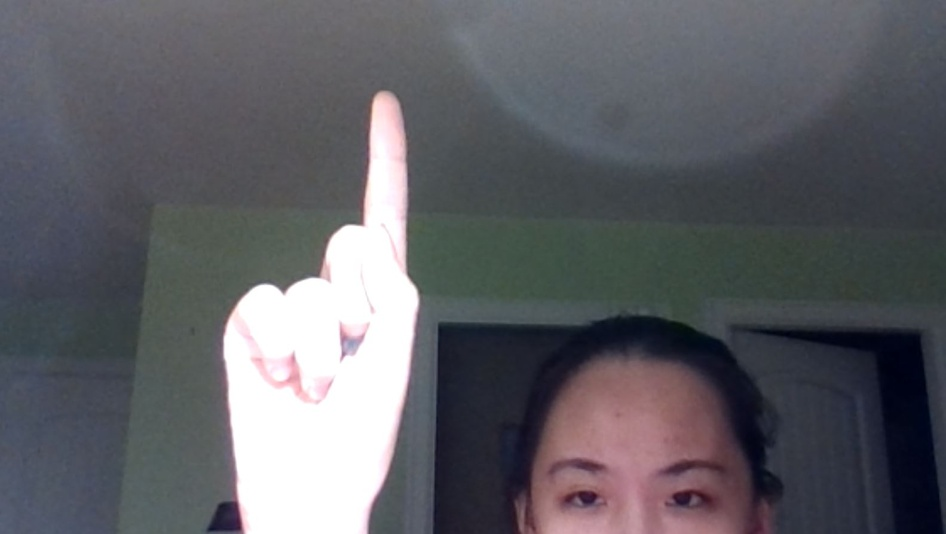
#> input picture detection_convex_hull/1.JPG, 946 x 534 px, shrunk from 1583 x 893 before the run, found by its file name
$ jupyter execute count_fingers_cleaner_all.ipynb   (shell and % lines are left out)
#> lines starting #> are read from the running program, lines starting #| are printed output that depends on the picture; after the words box and inside, x2 and y2 are one past the last pixel; in counts of white or black regions, pixels touching at a corner belong together
[cell 1]
import matplotlib.pyplot as plt
import numpy as np
from scipy.ndimage import gaussian_filter
import cv2
from scipy import spatial

[cell 2]
def binarize(gray_image, thresh_val):

    gray_copy = gray_image.copy()
    gray_copy = gaussian_filter(gray_copy, sigma=1)
    mask = gray_copy > thresh_val
    binary_image = mask.astype(np.uint8) * 255
    return binary_image

def label(binary_image):
    """ Function to labeled components in a binary image
        Uses a sequential labeling algorithm

        Args:
        - binary_image: binary image with multiple components to label

        Return:
        - lab_im: binary image with grayscale level as label of component
    """

    _, lab_im = cv2.connectedComponents(binary_image)
    return lab_im

# [7 lines left out: function process_triangle, not called in this run]

def process_hand(img_tri1):
    kernel = np.ones((25,25), dtype = 'uint8')
    image_dilate = cv2.dilate(img_tri1, kernel)

    blurred = gaussian_filter(image_dilate, sigma=3)
#     plt.imshow(blurred, cmap='gray')
    return blurred

def triangles(bin_img):
    blurred_img = process_hand(bin_img)
    plt.imshow(blurred_img, 'gray')
    points_x, points_y = np.where(blurred_img == 255)
    points = np.c_[ points_y, points_x ]

    hull = spatial.ConvexHull(points)

    plt.imshow(blurred_img)
    plt.plot(points[hull.vertices,0], points[hull.vertices,1], 'r--', lw=2)
    plt.plot(np.array([points[hull.vertices,0][-1], points[hull.vertices,0][0]]),
             np.array([points[hull.vertices,1][-1], points[hull.vertices,1][0]]), 'r--', lw=2)
    plt.show()

    outline = np.c_[ points[hull.vertices,0], points[hull.vertices,1] ]
    mask = np.zeros((bin_img.shape))
    mask = cv2.fillPoly(mask, [np.int32(outline)], (255, 255, 255))

    mask = mask != 255

    mask_int = mask.astype('int')
    out_img = blurred_img.copy()
    out_img[mask] = 0
    # plt.imshow(mask_int*255 - bin_img)
    # plt.colorbar()

    triangles = (mask_int*255 - bin_img) == 0
    img_tri = blurred_img.copy()
    out_tri = (mask_int*255 - bin_img) != 0
    img_tri[out_tri] = 255

    hull_points = np.zeros(bin_img.shape)

    for p1, p2 in zip(points[hull.vertices,0], points[hull.vertices,1]):
    #     print(p1,p2)
        hull_points = cv2.circle(hull_points,(p1,p2), 50, 255, -1)
#     plt.imshow(hull_points)

    return img_tri, hull_points


def detect_corners(blurred):
    dst = cv2.cornerHarris(blurred,10,3,0.08)
    dst = cv2.dilate(dst,None)
    r,c = np.where(dst>0.01*dst.max())

    c_img = np.zeros(blurred.shape)
    i = 0
    prev_pt = (0,0)
    for ri,ci in zip(r,c):
        if i == 0:
            prev_pt = (ci, ri)
            i += 1
            continue

        c_img = cv2.circle(c_img, (ci, ri), 8, 255, -1)
    img_points = label(c_img.astype('uint8'))
    return img_points

# [56 lines left out: functions acute_triangle, count_acute_triangles, not called in this run]
#     print(obtuse)

def is_on_hull(point, is_hull_points):
    if is_hull_points[point[1], point[0]]:
        return True
    return False

def finger_triangle(img_points, is_hull_points):
    num_hull = 0
    num_direction_change = 0
    prev_pt = np.array([0,0])
    numLabels = np.max(np.unique(img_points))
#     print(numLabels)
    temp_img = img_points.copy()
    if (numLabels == 0):
        return False
    for i in range(2, np.max(np.unique(img_points)) + np.max(np.unique(img_points)) - 1):
#         print('loop')
        if i == 2:
            rows, cols = np.where(img_points == 1)
            center_x = np.mean(cols).astype('int')
            center_y = np.mean(rows).astype('int')
            prev_pt1 = np.array([center_x, center_y])

            rows, cols = np.where(img_points == 2)
            center_x = np.mean(cols).astype('int')
            center_y = np.mean(rows).astype('int')
            prev_pt2 = np.array([center_x, center_y])

        index = (i % np.max(np.unique(img_points))) + 1
        rows, cols = np.where(img_points == index)
        center_x = np.mean(cols).astype('int')
        center_y = np.mean(rows).astype('int')
        curr_pt = np.array([center_x, center_y])

        if is_on_hull(prev_pt1, is_hull_points):
            num_hull += 1


        ba = curr_pt - prev_pt2
        bc = prev_pt1 - prev_pt2
        cosine_angle = np.dot(ba, bc) / (np.linalg.norm(ba) * np.linalg.norm(bc))
        angle = np.arccos(cosine_angle)
#         print(np.degrees(angle)    )
        thres = 20
        if not(np.degrees(angle) > 180 - thres and np.degrees(angle) < 180 + thres):
            num_direction_change += 1


        prev_pt1 = prev_pt2
        prev_pt2 = curr_pt

    if (num_direction_change >= 3 and num_hull >= 2):
        return True
    else:
        return False

def detect_fingers(img):
    gray_image = cv2.cvtColor(img, cv2.COLOR_BGR2GRAY)
    # from scipy.ndimage import gaussian_filter
    bin_img = binarize(gray_image, 200)
    img_tri, hull_points = triangles(bin_img)


    kernel = np.ones((10,10), dtype = 'uint8')
    image_dilate = cv2.dilate(img_tri, kernel)
    image_erode = cv2.erode(image_dilate, kernel)

    binary_image = cv2.bitwise_not(binarize(img_tri, 50))
    labeled_img = label(binary_image)

    plt.imshow(labeled_img)
    plt.show()


    numTri = 0
    is_hull_points = (hull_points.astype('uint8')/255).astype('bool')
    for i in np.unique(labeled_img)[1:]:

        img_tri1 = labeled_img.copy()
        img_tri1 = img_tri1 == i
        img_tri1 = img_tri1.astype('uint8')* 255

        img_points = detect_corners(img_tri1)

        if finger_triangle(img_points, is_hull_points):
            numTri += 1
    print('number of fingers is', numTri + 1)

[cell 3]
img_names = ['1.jpg', '2.jpg', '3.jpg', '4.jpg', '4.2.jpg', '5.jpg']

for img_n in img_names:

    img1 = cv2.imread(img_n, cv2.IMREAD_COLOR)
#> img1 is the input picture: shape (534, 946, 3); mean B, G, R 100.7, 95.2, 94.9
    img1 = cv2.cvtColor(img1, cv2.COLOR_BGR2RGB)
    plt.imshow(img1)
    plt.show()

    detect_fingers(img1)
#> in detect_fingers, `gray_image = cv2.cvtColor(img, cv2.COLOR_BGR2GRAY)`:
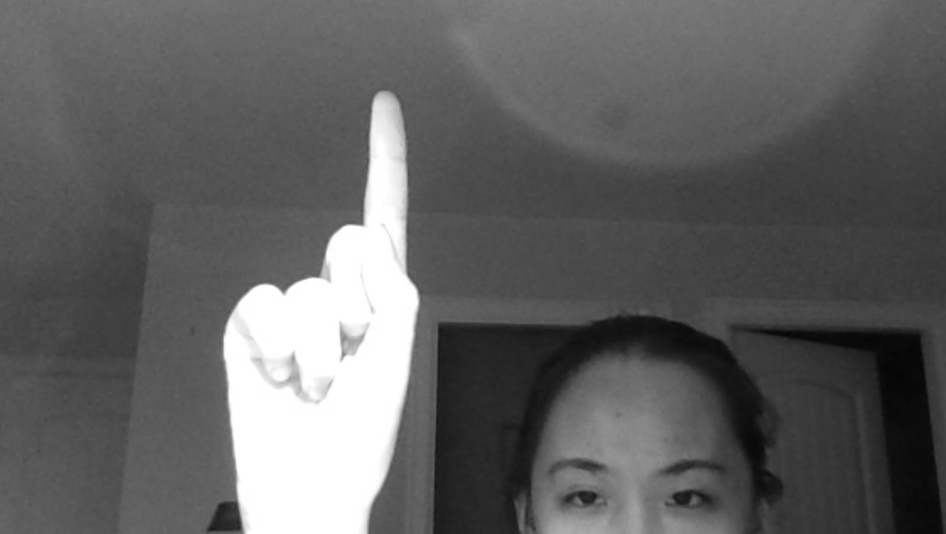
#> gray_image: shape (534, 946); min 4, max 255, mean 96.8
#> in binarize, `mask = gray_copy > thresh_val`:
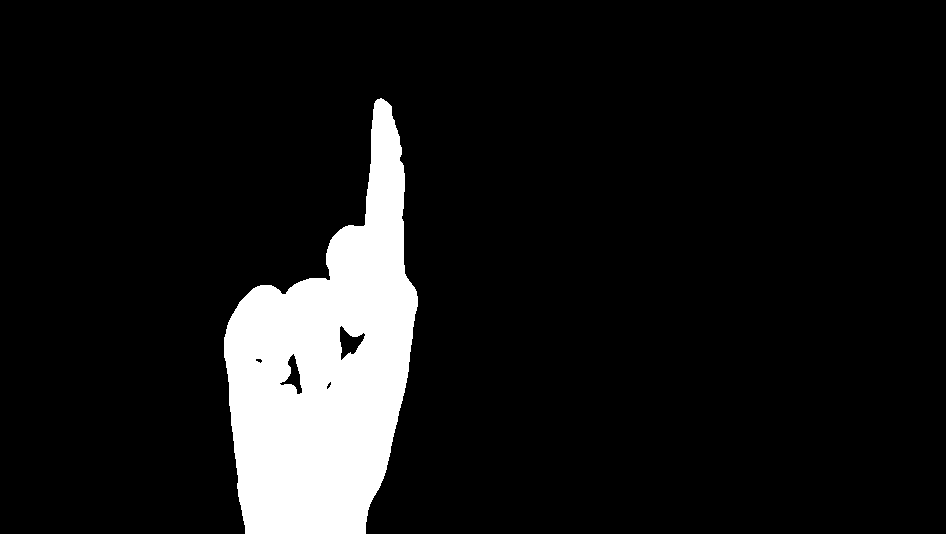
#> mask: shape (534, 946) bool; 9.6% white; 1 white region, box (x1, y1, x2, y2) and area: (224, 98, 418, 534) 48249
#> in process_hand, `image_dilate = cv2.dilate(img_tri1, kernel)`:
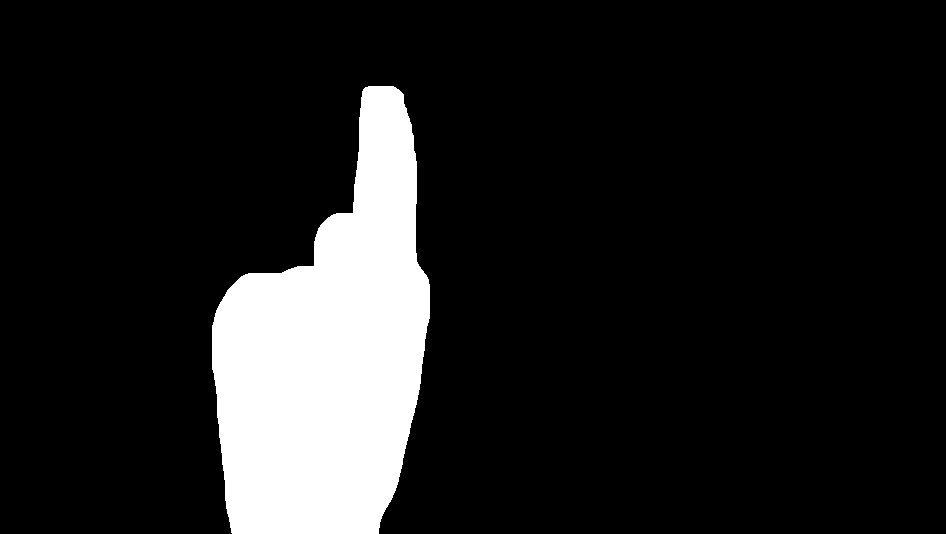
#> image_dilate: shape (534, 946); 12.5% white; 1 white region, box (x1, y1, x2, y2) and area: (212, 86, 430, 534) 63174
#> in triangles, `points = np.c_[ points_y, points_x ]`: points = 49218 pairs, first value 224 to 417, second value 98 to 533
#> in triangles, `plt.show()`:
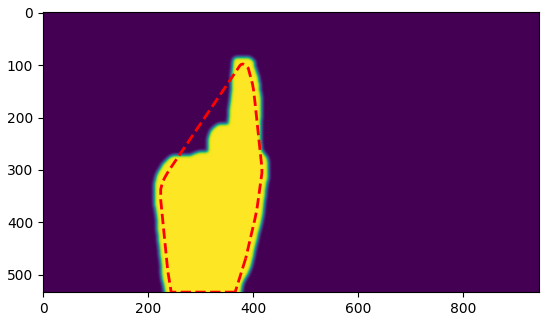
#> figure drawn by matplotlib, 1 panel
#> in triangles, `outline = np.c_[ points[hull.vertices,0], points[hull.vertices,1] ]`: outline = 27 pairs, first value 224 to 417, second value 98 to 533
#> in triangles, `mask = cv2.fillPoly(mask, [np.int32(outline)], (255, 255, 255))`: mask: shape (534, 946) float64; 11.6% white; 1 white region, box (x1, y1, x2, y2) and area: (224, 98, 418, 534) 58406
#> in triangles, `out_img[mask] = 0`:
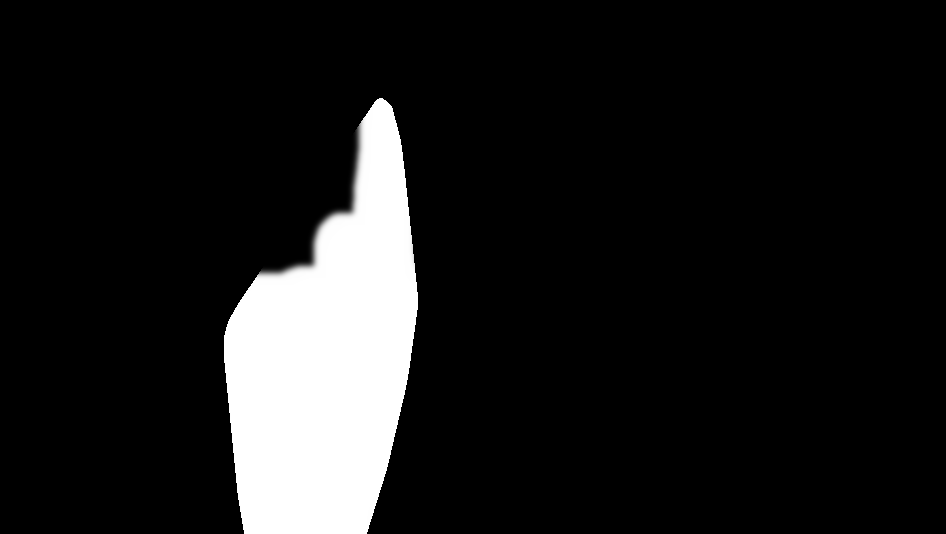
#> out_img: shape (534, 946); min 0, max 255, mean 27.2
#> in triangles, `triangles = (mask_int*255 - bin_img) == 0`: triangles: shape (534, 946) bool; 2% white; 57 white regions (45 under 20 px), largest, box (x1, y1, x2, y2) and area: (240, 104, 374, 301) 8015, (402, 178, 417, 291) 716, (340, 326, 365, 360) 411
#> in triangles, `img_tri[out_tri] = 255`:
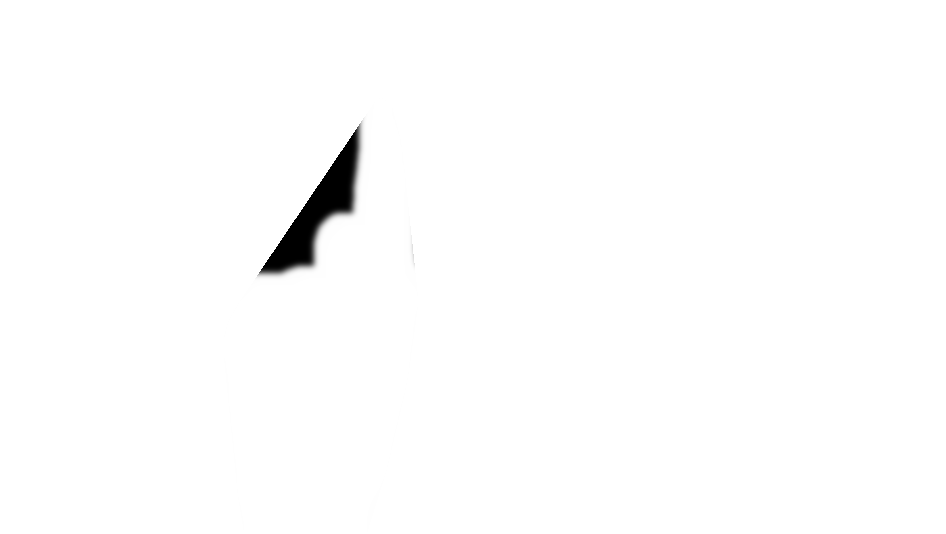
#> img_tri: shape (534, 946); min 0, max 255, mean 252.7
#> the loop in triangles, `for p1, p2 in zip(points[hull.vertices,0], points[hull.vertices,1]):` made 27 passes
#> (p1, p2) on passes 1 to 12: (366, 533), (244, 533), (238, 496), (237, 488), (224, 357), (224, 337), (227, 325), (228, 322), (232, 314), (239, 302), (375, 101), (377, 99)
#> pass 3, in triangles, `hull_points = cv2.circle(hull_points,(p1,p2), 50, 255, -1)`:
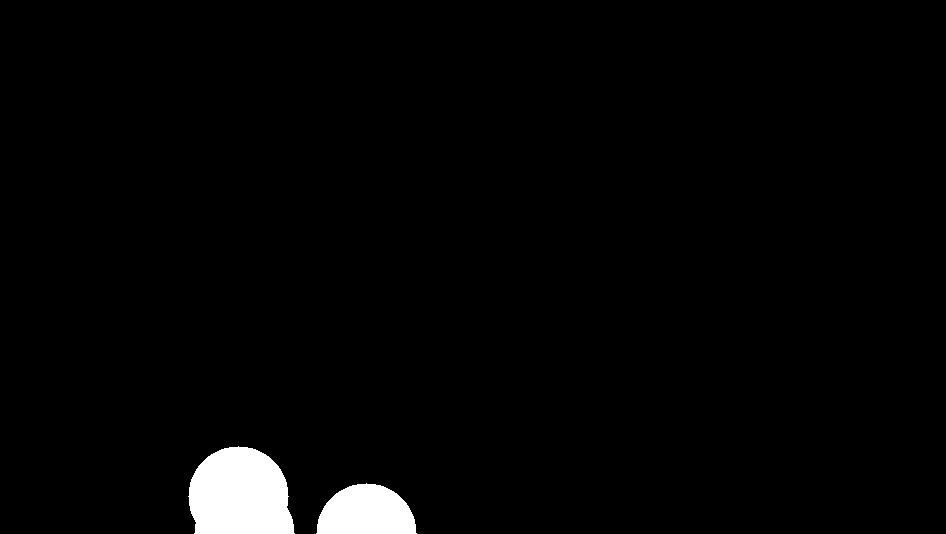
#> hull_points: shape (534, 946) float64; 2.3% white; 2 white regions, box (x1, y1, x2, y2) and area: (188, 446, 295, 534) 7624, (316, 483, 417, 534) 3973
#> after the loop in triangles, `for p1, p2 in zip(points[hull.vertices,0], points[hull.vertices,1]):`:
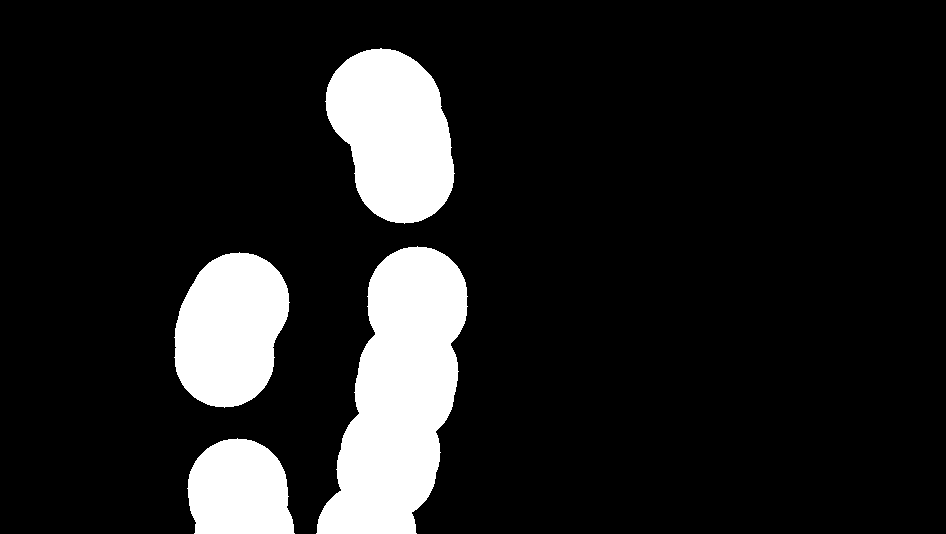
#> hull_points: shape (534, 946) float64; 12.9% white; 4 white regions, box (x1, y1, x2, y2) and area: (316, 246, 468, 534) 26779, (325, 48, 455, 224) 16386, (174, 252, 290, 408) 13654, (187, 438, 295, 534) 8427
#> in binarize (call 2), `mask = gray_copy > thresh_val`: mask: shape (534, 946) bool; 99.3% white; 1 black region, box (x1, y1, x2, y2) and area: (263, 133, 356, 270) 3759
#> the loop in detect_fingers, `for i in np.unique(labeled_img)[1:]: ` made 1 pass
#> (numLabels in finger_triangle, numTri) on pass 1: (4, 1)
#> pass 1, in detect_corners, `dst = cv2.cornerHarris(blurred,10,3,0.08)`:
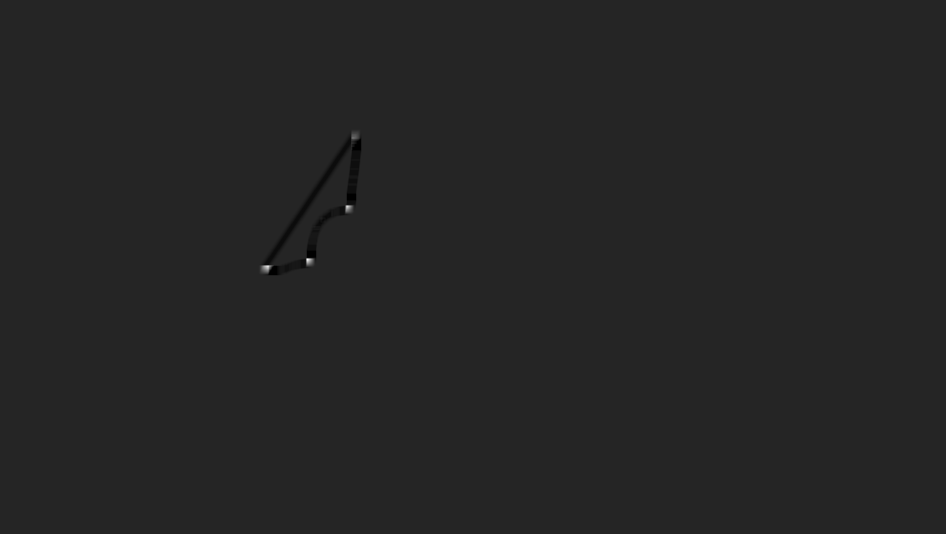
#> dst: shape (534, 946) float32; min -0.0032, max 0.0183, mean -6.78e-06; drawn with min black and max white
#> after the loop in detect_fingers, `for i in np.unique(labeled_img)[1:]:`: numTri = 1
#| number of fingers is 2
#> pass 2 of the loop `for img_n in img_names:`:
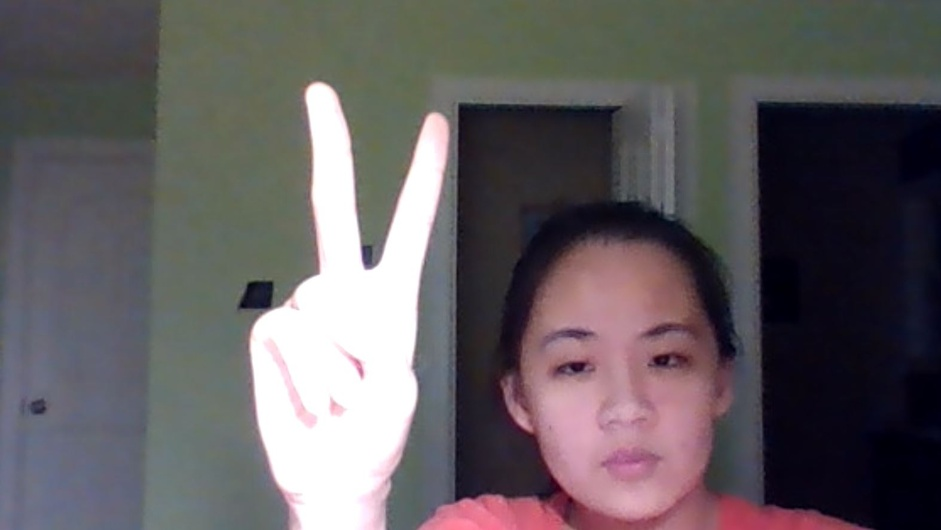
#> input picture detection_convex_hull/2.JPG, 941 x 530 px, shrunk from 1574 x 886 before the run, found by its file name
#> img1 is the input picture: shape (530, 941, 3); mean B, G, R 96.1, 93.2, 98.5
#> gray_image: shape (530, 941)
#> gray_copy: shape (530, 941)
#> in binarize (call 3), `mask = gray_copy > thresh_val`:
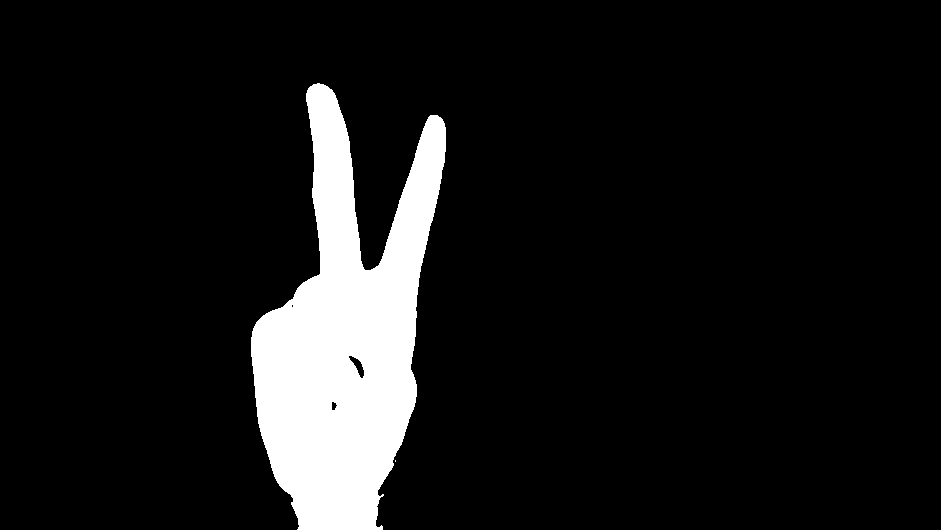
#> mask: shape (530, 941) bool; 9.4% white; 2 white regions (1 under 20 px), largest, box (x1, y1, x2, y2) and area: (251, 83, 446, 530) 46841
#> blurred: shape (530, 941)
#> points = 47587 pairs, first value 251 to 445, second value 83 to 529
#> outline = 29 pairs, first value 251 to 445, second value 83 to 529
#> mask_int: shape (530, 941) int64; values 0 (black) and 1 (white), 86.9% white; 1 black region, box (x1, y1, x2, y2) and area: (251, 83, 446, 530) 65222
#> out_img: shape (530, 941)
#> triangles: shape (530, 941) bool; 3.7% white; 46 white regions (39 under 20 px), largest, box (x1, y1, x2, y2) and area: (326, 85, 436, 270) 8872, (253, 96, 320, 328) 6502, (411, 163, 445, 392) 1679
#> in triangles (call 2), `img_tri[out_tri] = 255`:
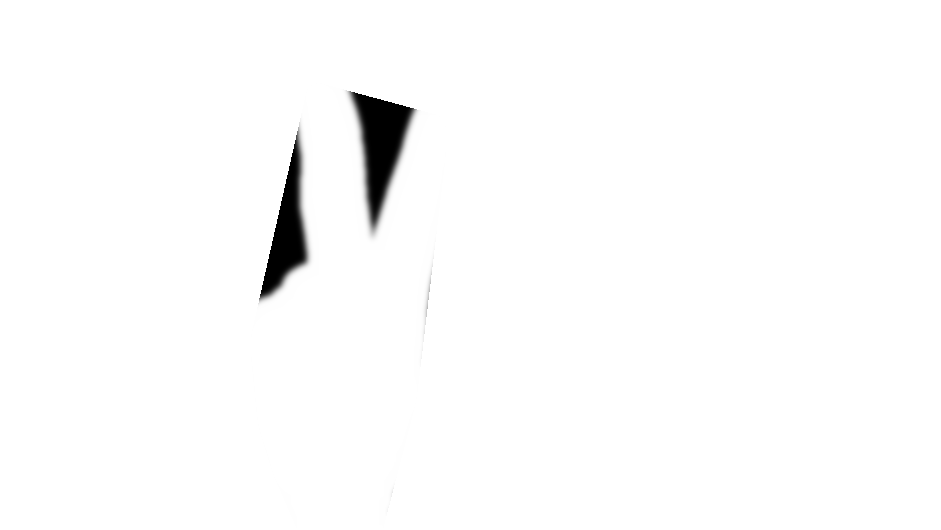
#> img_tri: shape (530, 941); min 0, max 255, mean 251.2
#> the loop in triangles (call 2), `for p1, p2 in zip(points[hull.vertices,0], points[hull.vertices,1]):` made 29 passes
#> (p1, p2) on passes 1 to 8: (382, 529), (297, 529), (274, 476), (271, 467), (261, 435), (258, 423), (257, 416), (255, 397)
#> the loop in detect_fingers (call 2), `for i in np.unique(labeled_img)[1:]: ` made 2 passes
#> (numLabels in finger_triangle, numTri) on pass 1: (3, 1)
#| number of fingers is 2
